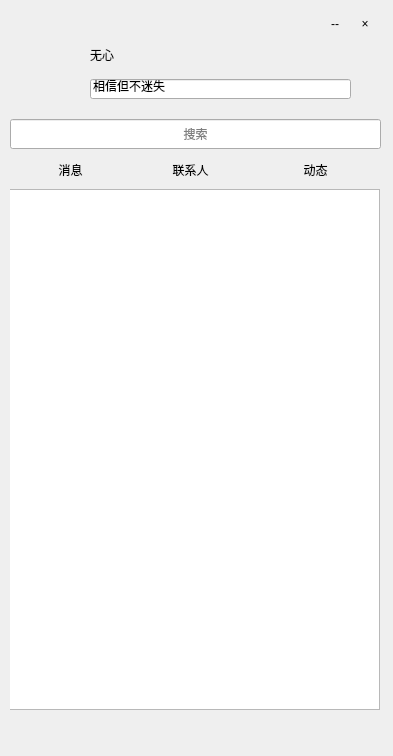
<?xml version="1.0" encoding="UTF-8"?>
<ui version="4.0">
 <class>MainWidget</class>
 <widget class="QWidget" name="MainWidget">
  <property name="geometry">
   <rect>
    <x>0</x>
    <y>0</y>
    <width>393</width>
    <height>756</height>
   </rect>
  </property>
  <property name="minimumSize">
   <size>
    <width>278</width>
    <height>528</height>
   </size>
  </property>
  <property name="maximumSize">
   <size>
    <width>608</width>
    <height>16777215</height>
   </size>
  </property>
  <property name="windowTitle">
   <string>MainWidget</string>
  </property>
  <widget class="QWidget" name="widgetInner" native="true">
   <property name="geometry">
    <rect>
     <x>10</x>
     <y>10</y>
     <width>371</width>
     <height>731</height>
    </rect>
   </property>
   <widget class="QWidget" name="widgetInnerHead" native="true">
    <property name="geometry">
     <rect>
      <x>0</x>
      <y>-1</y>
      <width>371</width>
      <height>140</height>
     </rect>
    </property>
    <property name="minimumSize">
     <size>
      <width>0</width>
      <height>140</height>
     </size>
    </property>
    <widget class="QToolButton" name="toolButtonMin">
     <property name="geometry">
      <rect>
       <x>310</x>
       <y>0</y>
       <width>30</width>
       <height>30</height>
      </rect>
     </property>
     <property name="minimumSize">
      <size>
       <width>30</width>
       <height>30</height>
      </size>
     </property>
     <property name="maximumSize">
      <size>
       <width>30</width>
       <height>30</height>
      </size>
     </property>
     <property name="text">
      <string>--</string>
     </property>
     <property name="autoRaise">
      <bool>true</bool>
     </property>
    </widget>
    <widget class="QToolButton" name="toolButtonCLose">
     <property name="geometry">
      <rect>
       <x>340</x>
       <y>0</y>
       <width>30</width>
       <height>30</height>
      </rect>
     </property>
     <property name="minimumSize">
      <size>
       <width>30</width>
       <height>30</height>
      </size>
     </property>
     <property name="maximumSize">
      <size>
       <width>30</width>
       <height>30</height>
      </size>
     </property>
     <property name="text">
      <string>×</string>
     </property>
     <property name="autoRaise">
      <bool>true</bool>
     </property>
    </widget>
    <widget class="QLineEdit" name="lineEdit">
     <property name="geometry">
      <rect>
       <x>0</x>
       <y>110</y>
       <width>371</width>
       <height>30</height>
      </rect>
     </property>
     <property name="minimumSize">
      <size>
       <width>0</width>
       <height>30</height>
      </size>
     </property>
     <property name="maximumSize">
      <size>
       <width>16777215</width>
       <height>30</height>
      </size>
     </property>
     <property name="alignment">
      <set>Qt::AlignCenter</set>
     </property>
     <property name="placeholderText">
      <string>搜索</string>
     </property>
    </widget>
    <widget class="QLabel" name="label_2">
     <property name="geometry">
      <rect>
       <x>20</x>
       <y>40</y>
       <width>50</width>
       <height>50</height>
      </rect>
     </property>
     <property name="minimumSize">
      <size>
       <width>50</width>
       <height>50</height>
      </size>
     </property>
     <property name="maximumSize">
      <size>
       <width>50</width>
       <height>50</height>
      </size>
     </property>
     <property name="text">
      <string/>
     </property>
     <property name="pixmap">
      <pixmap resource="image.qrc">:/C:/Users/ASUS/Pictures/ImageMaterials/circleHeadMain.png</pixmap>
     </property>
    </widget>
    <widget class="QLabel" name="label_3">
     <property name="geometry">
      <rect>
       <x>80</x>
       <y>40</y>
       <width>54</width>
       <height>12</height>
      </rect>
     </property>
     <property name="text">
      <string>无心</string>
     </property>
    </widget>
    <widget class="QLineEdit" name="lineEditSign">
     <property name="geometry">
      <rect>
       <x>80</x>
       <y>70</y>
       <width>261</width>
       <height>20</height>
      </rect>
     </property>
     <property name="text">
      <string>相信但不迷失</string>
     </property>
    </widget>
   </widget>
   <widget class="QToolButton" name="toolButtonMsg">
    <property name="geometry">
     <rect>
      <x>0</x>
      <y>140</y>
      <width>121</width>
      <height>40</height>
     </rect>
    </property>
    <property name="minimumSize">
     <size>
      <width>92</width>
      <height>40</height>
     </size>
    </property>
    <property name="maximumSize">
     <size>
      <width>16777215</width>
      <height>40</height>
     </size>
    </property>
    <property name="text">
     <string>消息</string>
    </property>
    <property name="checkable">
     <bool>true</bool>
    </property>
    <property name="autoRaise">
     <bool>true</bool>
    </property>
   </widget>
   <widget class="QToolButton" name="toolButtonLinkMan">
    <property name="geometry">
     <rect>
      <x>120</x>
      <y>140</y>
      <width>121</width>
      <height>40</height>
     </rect>
    </property>
    <property name="minimumSize">
     <size>
      <width>92</width>
      <height>40</height>
     </size>
    </property>
    <property name="maximumSize">
     <size>
      <width>16777215</width>
      <height>40</height>
     </size>
    </property>
    <property name="text">
     <string>联系人</string>
    </property>
    <property name="checkable">
     <bool>true</bool>
    </property>
    <property name="autoRaise">
     <bool>true</bool>
    </property>
   </widget>
   <widget class="QToolButton" name="toolButtonMove">
    <property name="enabled">
     <bool>true</bool>
    </property>
    <property name="geometry">
     <rect>
      <x>240</x>
      <y>140</y>
      <width>131</width>
      <height>40</height>
     </rect>
    </property>
    <property name="minimumSize">
     <size>
      <width>92</width>
      <height>40</height>
     </size>
    </property>
    <property name="maximumSize">
     <size>
      <width>16777215</width>
      <height>40</height>
     </size>
    </property>
    <property name="autoFillBackground">
     <bool>false</bool>
    </property>
    <property name="text">
     <string>动态</string>
    </property>
    <property name="checkable">
     <bool>true</bool>
    </property>
    <property name="autoRaise">
     <bool>true</bool>
    </property>
   </widget>
   <widget class="QStackedWidget" name="stackedWidget">
    <property name="geometry">
     <rect>
      <x>-1</x>
      <y>179</y>
      <width>371</width>
      <height>551</height>
     </rect>
    </property>
    <property name="currentIndex">
     <number>1</number>
    </property>
    <widget class="QWidget" name="pageMsg">
     <widget class="QListWidget" name="listWidget">
      <property name="geometry">
       <rect>
        <x>-5</x>
        <y>-10</y>
        <width>381</width>
        <height>531</height>
       </rect>
      </property>
     </widget>
    </widget>
    <widget class="QWidget" name="pageFriend">
     <widget class="QListWidget" name="listWidgeMsg">
      <property name="geometry">
       <rect>
        <x>0</x>
        <y>0</y>
        <width>371</width>
        <height>521</height>
       </rect>
      </property>
     </widget>
     <widget class="QTabWidget" name="tabWidget">
      <property name="geometry">
       <rect>
        <x>0</x>
        <y>0</y>
        <width>371</width>
        <height>521</height>
       </rect>
      </property>
      <property name="currentIndex">
       <number>1</number>
      </property>
      <widget class="QWidget" name="friends">
       <attribute name="title">
        <string>好友</string>
       </attribute>
      </widget>
      <widget class="QWidget" name="group">
       <attribute name="title">
        <string>群组</string>
       </attribute>
      </widget>
     </widget>
     <zorder>tabWidget</zorder>
     <zorder>listWidgeMsg</zorder>
    </widget>
    <widget class="QWidget" name="pageMore"/>
   </widget>
  </widget>
 </widget>
 <layoutdefault spacing="6" margin="11"/>
 <resources>
  <include location="image.qrc"/>
 </resources>
 <connections/>
</ui>
